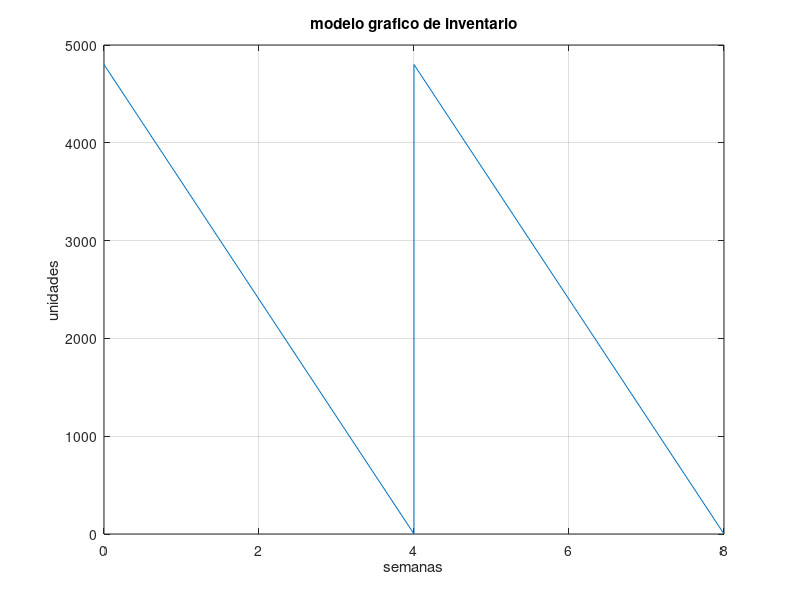

Write MATLAB code to recreate this figure.
IFt = 0;                                  %(kg) IFt
IIt = 4*1200;                                 %(kg) IIt  SUPOSICIÓN PARRADO PÁG #29, SITUACIÓN B PÁG 37                                 
%Dt    =  14;                                 %(kg) Dt  CANTIDADES QUE COMPRAN LOS CLIENTES
Dt = [1200 1200 1200 1200 1200 1200 1200 1200]             %SITUACIÓN E
%Dt = [14 5 14 7 14 4 9 14 11] ???
Qt = 4*1200;                                  %"VARIABLE DE DESICIÓN"
t = 1;                                   %(semana) EN CADA SEMANA SÓLO SE TOMA EN CUENTA EL TIEMPO EN QUE LA BODEGA ESTÁ ABIERTA, VENDIENDO EL RESTO DEL TIEMPO PARA NOSOSTROS ES COMO SI NO EXISTIERA
n = 2;                                   %(semana)
comp = 0;    
tPcomp = 0;
MAT = zeros(n,6);                          %t,invi,demand,invf,comp
nivelPcomp = 0;
TE = 1;                                           %(semana)

y = zeros(2*n,1);  
x = zeros(2*n,1);
                      
while t <= n;                                   %tiempo
  IFt = IIt - Dt(t);          %Dt(t)%SITUACIÓN E                  %caída del inventario por la demanda en el transcurso de una semana
  if IFt == nivelPcomp                              %si el inventario final llegó a 0 al final de la semana se debe comprar (1)
    comp = 1;
    precio_de_compra = 8500*54;
  else
    comp = 0;
    precio_de_compra = 0;
  endif
  MAT(t,:) = [t*Qt/Dt(t),Qt,Dt(t),0,comp,precio_de_compra];  
  IIt = IIt + Qt;       
  IIt = IFt;                              %el inventerio inicial del siguiente periodo es el inicial del anterior
  t = t + 1;          IFt = IIt - Dt(t);          %Dt(t)%SITUACIÓN E                  %caída del inventario por la demanda en el transcurso de una semana
  if IFt == nivelPcomp                              %si el inventario final llegó a 0 al final de la semana se debe comprar (1)
    comp = 1;
    precio_de_compra = 8500*54;
  else
    comp = 0;
    precio_de_compra = 0;
  endif
  MAT(t,:) = [t*Qt/Dt(t),Qt,Dt(t),0,comp,precio_de_compra];  
  IIt = IIt + Qt;       
  IIt = IFt;                              %el inventerio inicial del siguiente periodo es el inicial del anterior
  t = t + 1;                                       %transcurso del tiempo    
endwhile
MAT

y1 = MAT(:,1) - Qt./1200; %Qt/Dt(t)
y2 = MAT(:,1);
y3 = [y1 y2]

x1 = MAT(:,2);
x2 = MAT(:,4);
x3 = [x1,x2]

k = 1;
for i = 1:n 
  for j = 1:2
  y(k) = y3(i,j);
  x(k) = x3(i,j);
  k = k + 1;
  end
end

y;
x;

plot(y,x)
title("modelo grafico de inventario")
ylabel("unidades")
xlabel("semanas")
grid
